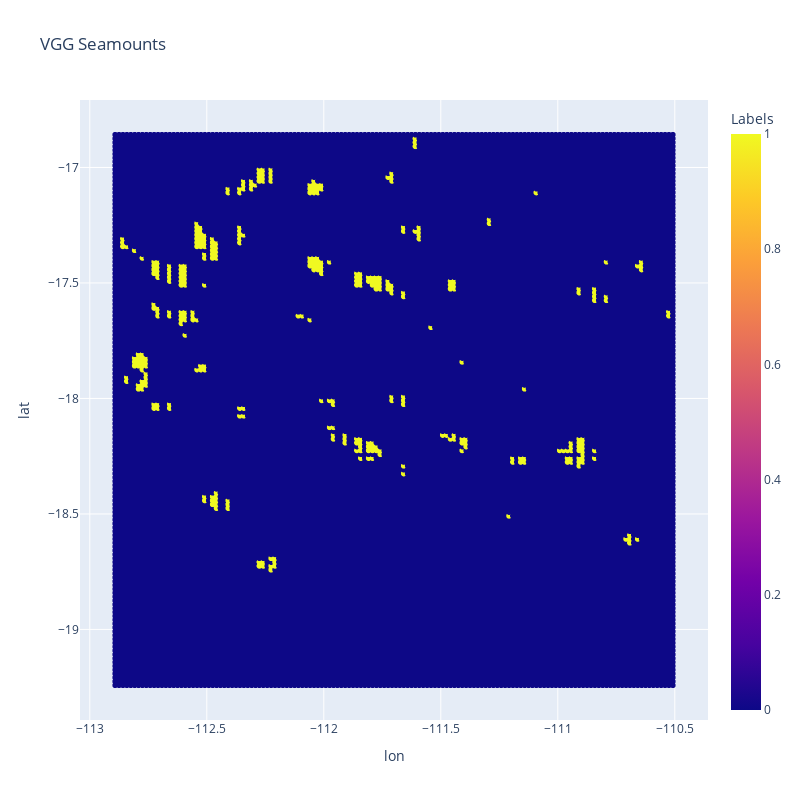

This figure's notebook cell:
### Code cell
fig = px.scatter(labled_vgg.to_dataframe().reset_index(), x='lon', y='lat', color='Labels', title='VGG Seamounts')
fig.update_layout(
    width=800,
    height=800,
    xaxis=dict(type='linear', autorange=True),  # Adjust x-axis properties
    yaxis=dict(type='linear', autorange=True),  # Adjust y-axis properties
)

### Figure 1 — Plotly figure (JSON) as saved in the notebook; plotly's stock layout.template omitted (floating-point values rounded to 4 significant figures; data arrays with more than 128 entries replaced by an {"elided": "..."} marker saying what was removed)
{"data": [{"hovertemplate": "lon=%{x}<br>lat=%{y}<br>Labels=%{marker.color}<extra></extra>", "legendgroup": "", "marker": {"color": {"elided": "20736 int values"}, "coloraxis": "coloraxis", "symbol": "circle"}, "mode": "markers", "name": "", "showlegend": false, "type": "scattergl", "x": {"elided": "20736 float values"}, "xaxis": "x", "y": {"elided": "20736 float values"}, "yaxis": "y"}], "layout": {"coloraxis": {"colorbar": {"title": {"text": "Labels"}}, "colorscale": [[0, "#0d0887"], [0.1111, "#46039f"], [0.2222, "#7201a8"], [0.3333, "#9c179e"], [0.4444, "#bd3786"], [0.5556, "#d8576b"], [0.6667, "#ed7953"], [0.7778, "#fb9f3a"], [0.8889, "#fdca26"], [1, "#f0f921"]]}, "height": 800, "legend": {"tracegroupgap": 0}, "title": {"text": "VGG Seamounts"}, "width": 800, "xaxis": {"anchor": "y", "autorange": true, "domain": [0, 1], "title": {"text": "lon"}, "type": "linear"}, "yaxis": {"anchor": "x", "autorange": true, "domain": [0, 1], "title": {"text": "lat"}, "type": "linear"}}}
